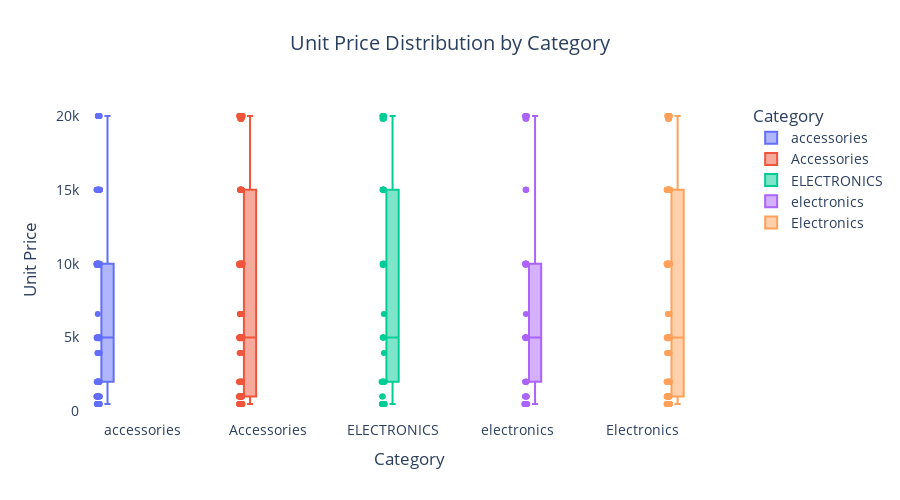

Write notebook code for a chart like this one.
### Code cell
df["Unit_Price"] = df["Total_Amount"] / df["Quantity"]

fig4 = px.box(
    df,
    x="Category",
    y="Unit_Price",
    color="Category",
    title="Unit Price Distribution by Category",
    points="all"
)

fig4.update_layout(
    xaxis_title="Category",
    yaxis_title="Unit Price",
    title_x=0.5,
    plot_bgcolor='rgba(0,0,0,0)',
    paper_bgcolor='white',
    font=dict(size=14),
    boxmode='group',
    height=500
)
fig4.show()

### Figure 1 — Plotly figure (JSON) as saved in the notebook; plotly's stock layout.template omitted (floating-point values rounded to 4 significant figures; data arrays with more than 128 entries replaced by an {"elided": "..."} marker saying what was removed)
{"data": [{"alignmentgroup": "True", "boxpoints": "all", "hovertemplate": "Category=%{x}<br>Unit_Price=%{y}<extra></extra>", "legendgroup": "accessories", "marker": {"color": "#636efa"}, "name": "accessories", "notched": false, "offsetgroup": "accessories", "orientation": "v", "showlegend": true, "type": "box", "x": ["accessories", "accessories", "accessories", "accessories", "accessories", "accessories", "accessories", "accessories", "accessories", "accessories", "accessories", "accessories", "accessories", "accessories", "accessories", "accessories", "accessories", "accessories", "accessories", "accessories", "accessories", "accessories", "accessories", "accessories", "accessories", "accessories", "accessories", "accessories", "accessories", "accessories", "accessories", "accessories", "accessories", "accessories", "accessories", "accessories", "accessories", "accessories", "accessories", "accessories", "accessories", "accessories", "accessories", "accessories", "accessories", "accessories", "accessories", "accessories", "accessories", "accessories", "accessories", "accessories", "accessories", "accessories", "accessories", "accessories", "accessories", "accessories", "accessories", "accessories", "accessories", "accessories", "accessories", "accessories", "accessories", "accessories", "accessories", "accessories", "accessories", "accessories", "accessories", "accessories", "accessories", "accessories", "accessories", "accessories", "accessories", "accessories", "accessories", "accessories", "accessories", "accessories", "accessories", "accessories", "accessories", "accessories", "accessories", "accessories", "accessories", "accessories", "accessories", "accessories", "accessories", "accessories", "accessories", "accessories", "accessories", "accessories", "accessories", "accessories", "accessories", "accessories", "accessories", "accessories", "accessories", "accessories", "accessories", "accessories", "accessories", "accessories", "accessories", "accessories", "accessories", "accessories", "accessories", "accessories", "accessories", "accessories", "accessories", "accessories", "accessories", "accessories"], "x0": " ", "xaxis": "x", "y": [15000.0, 2000.0, 1000.0, 20000.0, 10000.0, 1000.0, 4952.0, 4952.0, 10000.0, 500.0, 15000.0, 500.0, 1000.0, 15000.0, 500.0, 500.0, 500.0, 500.0, 500.0, 5000.0, 2000.0, 10000.0, 5000.0, 5000.0, 1000.0, 15000.0, 20000.0, 2000.0, 1000.0, 20000.0, 15000.0, 2000.0, 5000.0, 10000.0, 500.0, 1000.0, 1000.0, 9903.0, 2000.0, 2000.0, 10000.0, 15000.0, 10000.0, 5000.0, 10000.0, 1000.0, 10000.0, 2000.0, 1000.0, 9903.0, 3961.0, 9903.0, 2000.0, 3961.0, 2000.0, 3961.0, 2000.0, 10000.0, 10000.0, 1000.0, 5000.0, 20000.0, 10000.0, 5000.0, 10000.0, 20000.0, 2000.0, 1000.0, 5000.0, 10000.0, 9903.0, 3961.0, 1000.0, 5000.0, 6602.0, 15000.0, 9903.0, 10000.0, 10000.0, 500.0, 15000.0, 20000.0, 2000.0, 10000.0, 5000.0, 20000.0, 2000.0, 1000.0, 15000.0, 15000.0, 2000.0, 2000.0, 15000.0, 20000.0, 5000.0, 2000.0, 2000.0, 5000.0, 15000.0, 9903.0, 500.0, 10000.0, 3961.0, 15000.0, 10000.0, 500.0, 500.0, 5000.0, 1000.0, 15000.0, 15000.0, 9903.0, 10000.0, 2000.0, 3961.0, 500.0, 9903.0, 1000.0, 4952.0, 5000.0, 1000.0, 1000.0], "y0": " ", "yaxis": "y"}, {"alignmentgroup": "True", "boxpoints": "all", "hovertemplate": "Category=%{x}<br>Unit_Price=%{y}<extra></extra>", "legendgroup": "Accessories", "marker": {"color": "#EF553B"}, "name": "Accessories", "notched": false, "offsetgroup": "Accessories", "orientation": "v", "showlegend": true, "type": "box", "x": {"elided": "148 str values"}, "x0": " ", "xaxis": "x", "y": {"elided": "148 float values"}, "y0": " ", "yaxis": "y"}, {"alignmentgroup": "True", "boxpoints": "all", "hovertemplate": "Category=%{x}<br>Unit_Price=%{y}<extra></extra>", "legendgroup": "ELECTRONICS", "marker": {"color": "#00cc96"}, "name": "ELECTRONICS", "notched": false, "offsetgroup": "ELECTRONICS", "orientation": "v", "showlegend": true, "type": "box", "x": ["ELECTRONICS", "ELECTRONICS", "ELECTRONICS", "ELECTRONICS", "ELECTRONICS", "ELECTRONICS", "ELECTRONICS", "ELECTRONICS", "ELECTRONICS", "ELECTRONICS", "ELECTRONICS", "ELECTRONICS", "ELECTRONICS", "ELECTRONICS", "ELECTRONICS", "ELECTRONICS", "ELECTRONICS", "ELECTRONICS", "ELECTRONICS", "ELECTRONICS", "ELECTRONICS", "ELECTRONICS", "ELECTRONICS", "ELECTRONICS", "ELECTRONICS", "ELECTRONICS", "ELECTRONICS", "ELECTRONICS", "ELECTRONICS", "ELECTRONICS", "ELECTRONICS", "ELECTRONICS", "ELECTRONICS", "ELECTRONICS", "ELECTRONICS", "ELECTRONICS", "ELECTRONICS", "ELECTRONICS", "ELECTRONICS", "ELECTRONICS", "ELECTRONICS", "ELECTRONICS", "ELECTRONICS", "ELECTRONICS", "ELECTRONICS", "ELECTRONICS", "ELECTRONICS", "ELECTRONICS", "ELECTRONICS", "ELECTRONICS", "ELECTRONICS"], "x0": " ", "xaxis": "x", "y": [20000.0, 15000.0, 2000.0, 2000.0, 500.0, 20000.0, 9903.0, 20000.0, 6602.0, 19810.0, 500.0, 500.0, 2000.0, 2000.0, 15000.0, 10000.0, 10000.0, 500.0, 500.0, 9903.0, 500.0, 15000.0, 15000.0, 2000.0, 10000.0, 500.0, 5000.0, 2000.0, 2000.0, 1000.0, 3961.0, 15000.0, 5000.0, 1000.0, 2000.0, 20000.0, 10000.0, 2000.0, 19810.0, 5000.0, 15000.0, 2000.0, 19810.0, 5000.0, 15000.0, 5000.0, 10000.0, 500.0, 20000.0, 15000.0, 15000.0], "y0": " ", "yaxis": "y"}, {"alignmentgroup": "True", "boxpoints": "all", "hovertemplate": "Category=%{x}<br>Unit_Price=%{y}<extra></extra>", "legendgroup": "electronics", "marker": {"color": "#ab63fa"}, "name": "electronics", "notched": false, "offsetgroup": "electronics", "orientation": "v", "showlegend": true, "type": "box", "x": ["electronics", "electronics", "electronics", "electronics", "electronics", "electronics", "electronics", "electronics", "electronics", "electronics", "electronics", "electronics", "electronics", "electronics", "electronics", "electronics", "electronics", "electronics", "electronics", "electronics", "electronics", "electronics", "electronics", "electronics", "electronics", "electronics", "electronics", "electronics", "electronics", "electronics", "electronics", "electronics", "electronics", "electronics", "electronics", "electronics", "electronics", "electronics", "electronics", "electronics", "electronics", "electronics", "electronics", "electronics", "electronics", "electronics"], "x0": " ", "xaxis": "x", "y": [10000.0, 10000.0, 4952.0, 15000.0, 2000.0, 2000.0, 2000.0, 5000.0, 20000.0, 20000.0, 10000.0, 10000.0, 1000.0, 500.0, 500.0, 2000.0, 6602.0, 1000.0, 19810.0, 20000.0, 500.0, 20000.0, 10000.0, 10000.0, 10000.0, 1000.0, 500.0, 15000.0, 20000.0, 5000.0, 2000.0, 15000.0, 1000.0, 5000.0, 5000.0, 1000.0, 5000.0, 19810.0, 10000.0, 1000.0, 10000.0, 5000.0, 5000.0, 15000.0, 9903.0, 500.0], "y0": " ", "yaxis": "y"}, {"alignmentgroup": "True", "boxpoints": "all", "hovertemplate": "Category=%{x}<br>Unit_Price=%{y}<extra></extra>", "legendgroup": "Electronics", "marker": {"color": "#FFA15A"}, "name": "Electronics", "notched": false, "offsetgroup": "Electronics", "orientation": "v", "showlegend": true, "type": "box", "x": {"elided": "133 str values"}, "x0": " ", "xaxis": "x", "y": {"elided": "133 float values"}, "y0": " ", "yaxis": "y"}], "layout": {"boxmode": "group", "font": {"size": 14}, "height": 500, "legend": {"title": {"text": "Category"}, "tracegroupgap": 0}, "paper_bgcolor": "white", "plot_bgcolor": "rgba(0,0,0,0)", "title": {"text": "Unit Price Distribution by Category", "x": 0.5}, "xaxis": {"anchor": "y", "categoryarray": ["accessories", "Accessories", "ELECTRONICS", "electronics", "Electronics"], "categoryorder": "array", "domain": [0, 1], "title": {"text": "Category"}}, "yaxis": {"anchor": "x", "domain": [0, 1], "title": {"text": "Unit Price"}}}}
